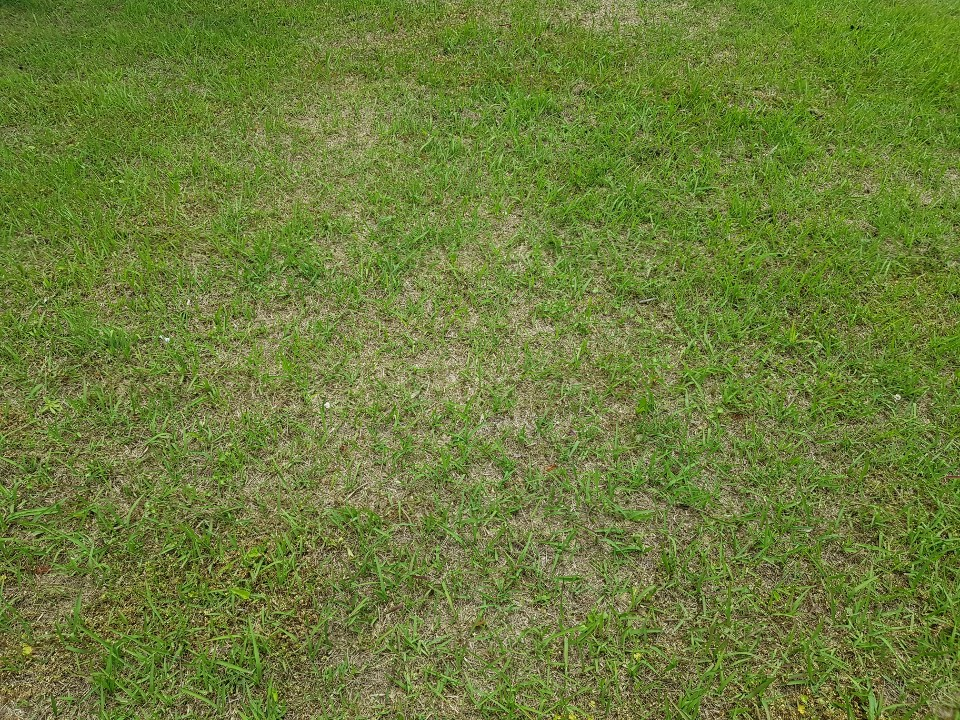
#> input picture chap15/images/0.png, 960 x 720 px; its folder holds only this picture in this run
$ jupyter execute --allow-errors image_control.ipynb
#> lines starting #> are read from the running program, lines starting #| are printed output that depends on the picture
[cell 1]
import os
from PIL import Image

folder_path = "C:\\Users\\Runner\\Desktop\\python_coding_GPU_GAN\\chap15\\images"
folder_list = os.listdir(folder_path)
for k, i in enumerate(folder_list):
    print(i)
    source_image = "C:\\Users\\Runner\\Desktop\\python_coding_GPU_GAN\\chap15\\images\\"+str(i)
    resize_image_ = "C:\\Users\\Runner\\Desktop\\python_coding_GPU_GAN\\chap15\\images\\"+str(k)+'.png'
    #image = Image.open(source_image)

    #print(source_image)
    os.rename(source_image,resize_image_)
#> further down, image is the input picture: PIL image 960x720 RGB; mean R, G, B 109.2, 125.8, 59
#| 0 720 960
#> `resize_image = image.resize((height_, width_))`:
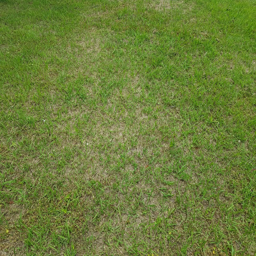
#> resize_image: PIL image 256x256 RGB; mean R, G, B 109.2, 125.8, 59

[cell 2]
from PIL import Image

height_=256
width_=256
#> (the rest of this cell did not finish here and is left out)

[cell 3]
from PIL import Image
import os
import numpy as np
height=100
#> height = 100
#| 960 720
width=100
#> (the rest of this cell did not finish here and is left out)

[cell 4]
from PIL import Image
import csv
#> (the rest of this cell did not finish here and is left out)
